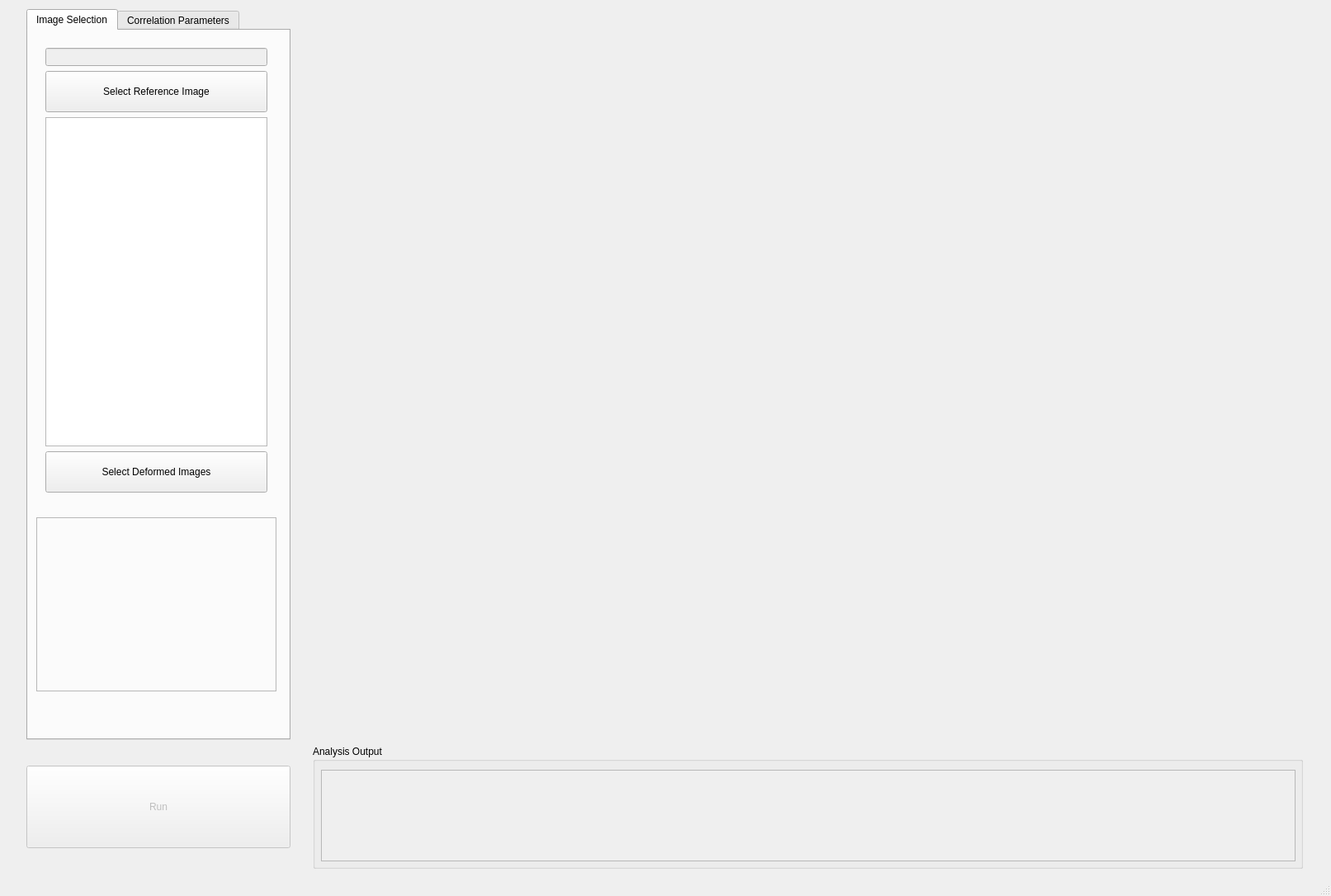
<?xml version="1.0" encoding="UTF-8"?>
<ui version="4.0">
 <class>MainWindow</class>
 <widget class="QMainWindow" name="MainWindow">
  <property name="geometry">
   <rect>
    <x>0</x>
    <y>0</y>
    <width>1613</width>
    <height>1086</height>
   </rect>
  </property>
  <property name="windowTitle">
   <string>Digital Image Correlation Engine (DICe) 2D</string>
  </property>
  <widget class="QWidget" name="centralWidget">
   <layout class="QGridLayout" name="gridLayout_2">
    <item row="0" column="0" rowspan="2" colspan="3">
     <layout class="QGridLayout" name="gridLayout">
      <property name="sizeConstraint">
       <enum>QLayout::SetDefaultConstraint</enum>
      </property>
      <item row="0" column="0">
       <widget class="QTabWidget" name="tabWidget">
        <property name="maximumSize">
         <size>
          <width>320</width>
          <height>16777215</height>
         </size>
        </property>
        <property name="currentIndex">
         <number>0</number>
        </property>
        <widget class="QWidget" name="imageSelection">
         <attribute name="title">
          <string>Image Selection</string>
         </attribute>
         <widget class="QWidget" name="layoutWidget">
          <property name="geometry">
           <rect>
            <x>10</x>
            <y>10</y>
            <width>291</width>
            <height>561</height>
           </rect>
          </property>
          <layout class="QVBoxLayout" name="verticalLayout">
           <item>
            <widget class="QLineEdit" name="refFileLine">
             <property name="enabled">
              <bool>false</bool>
             </property>
            </widget>
           </item>
           <item>
            <widget class="QPushButton" name="refFileButton">
             <property name="minimumSize">
              <size>
               <width>0</width>
               <height>50</height>
              </size>
             </property>
             <property name="text">
              <string>Select Reference Image</string>
             </property>
            </widget>
           </item>
           <item>
            <widget class="QListWidget" name="defListWidget">
             <property name="focusPolicy">
              <enum>Qt::NoFocus</enum>
             </property>
            </widget>
           </item>
           <item>
            <widget class="QPushButton" name="defFileButton">
             <property name="minimumSize">
              <size>
               <width>0</width>
               <height>50</height>
              </size>
             </property>
             <property name="text">
              <string>Select Deformed Images</string>
             </property>
            </widget>
           </item>
          </layout>
         </widget>
         <widget class="QFrame" name="defImageShowFrame">
          <property name="geometry">
           <rect>
            <x>10</x>
            <y>590</y>
            <width>291</width>
            <height>211</height>
           </rect>
          </property>
          <property name="frameShape">
           <enum>QFrame::StyledPanel</enum>
          </property>
          <property name="frameShadow">
           <enum>QFrame::Raised</enum>
          </property>
          <widget class="QLabel" name="defImageShow">
           <property name="enabled">
            <bool>true</bool>
           </property>
           <property name="geometry">
            <rect>
             <x>8</x>
             <y>5</y>
             <width>281</width>
             <height>201</height>
            </rect>
           </property>
           <property name="text">
            <string/>
           </property>
           <property name="alignment">
            <set>Qt::AlignCenter</set>
           </property>
          </widget>
         </widget>
         <widget class="QLabel" name="defFileLabel">
          <property name="geometry">
           <rect>
            <x>10</x>
            <y>800</y>
            <width>291</width>
            <height>16</height>
           </rect>
          </property>
          <property name="text">
           <string/>
          </property>
         </widget>
        </widget>
        <widget class="QWidget" name="parameters">
         <attribute name="title">
          <string>Correlation Parameters</string>
         </attribute>
        </widget>
       </widget>
      </item>
      <item row="0" column="1">
       <widget class="QImageROISelector" name="ROISelector" native="true">
        <property name="maximumSize">
         <size>
          <width>1200</width>
          <height>16777215</height>
         </size>
        </property>
       </widget>
      </item>
      <item row="1" column="0">
       <widget class="QPushButton" name="runButton">
        <property name="enabled">
         <bool>false</bool>
        </property>
        <property name="minimumSize">
         <size>
          <width>0</width>
          <height>100</height>
         </size>
        </property>
        <property name="text">
         <string>Run</string>
        </property>
       </widget>
      </item>
      <item row="1" column="1">
       <widget class="QGroupBox" name="outputBox">
        <property name="minimumSize">
         <size>
          <width>0</width>
          <height>150</height>
         </size>
        </property>
        <property name="title">
         <string>Analysis Output</string>
        </property>
        <widget class="QPlainTextEdit" name="outputConsole">
         <property name="enabled">
          <bool>false</bool>
         </property>
         <property name="geometry">
          <rect>
           <x>10</x>
           <y>30</y>
           <width>1181</width>
           <height>111</height>
          </rect>
         </property>
        </widget>
       </widget>
      </item>
     </layout>
    </item>
    <item row="1" column="2">
     <widget class="QLabel" name="debugLabel">
      <property name="text">
       <string/>
      </property>
     </widget>
    </item>
   </layout>
  </widget>
  <widget class="QMenuBar" name="menuBar">
   <property name="geometry">
    <rect>
     <x>0</x>
     <y>0</y>
     <width>1613</width>
     <height>22</height>
    </rect>
   </property>
  </widget>
  <widget class="QStatusBar" name="statusBar"/>
 </widget>
 <layoutdefault spacing="6" margin="11"/>
 <customwidgets>
  <customwidget>
   <class>QImageROISelector</class>
   <extends>QWidget</extends>
   <header>qimageroiselector.h</header>
   <container>1</container>
  </customwidget>
 </customwidgets>
 <resources/>
 <connections/>
</ui>
